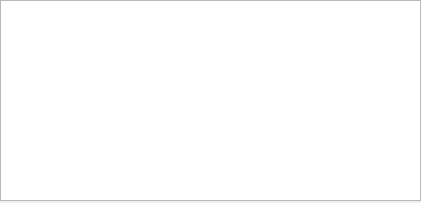
<?xml version="1.0" encoding="UTF-8"?>
<ui version="4.0">
 <class>MainWindow</class>
 <widget class="QMainWindow" name="MainWindow">
  <property name="geometry">
   <rect>
    <x>0</x>
    <y>0</y>
    <width>421</width>
    <height>203</height>
   </rect>
  </property>
  <property name="windowTitle">
   <string>MainWindow</string>
  </property>
  <widget class="QWidget" name="centralwidget">
   <widget class="QTreeWidget" name="treeWidget">
    <property name="geometry">
     <rect>
      <x>0</x>
      <y>0</y>
      <width>421</width>
      <height>201</height>
     </rect>
    </property>
    <property name="columnCount">
     <number>0</number>
    </property>
   </widget>
  </widget>
 </widget>
 <resources/>
 <connections/>
</ui>
